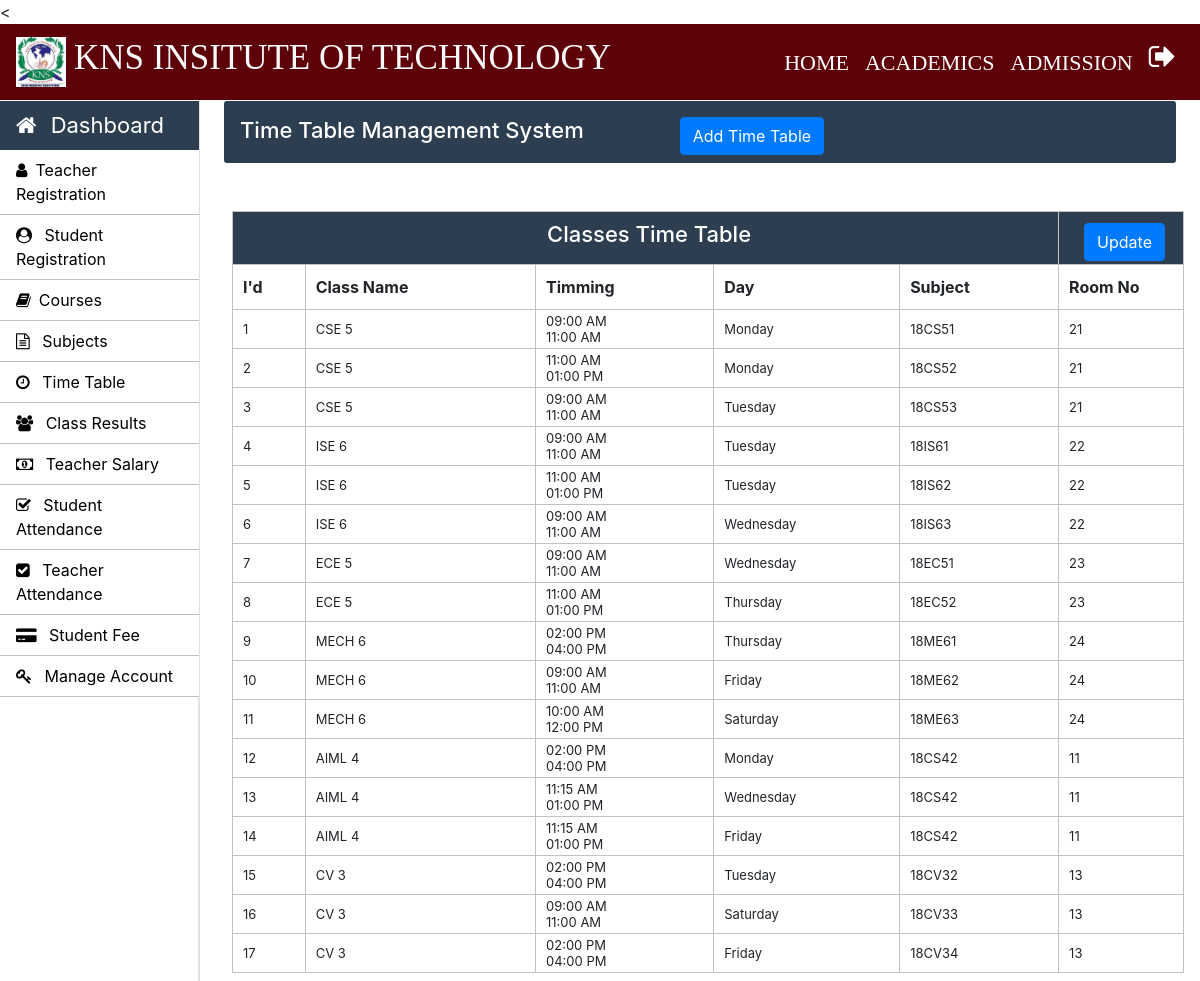
The page /Admin/time-table.php (signed in) on the database its author committed.
### tables this page shows
CREATE TABLE `time_table` (
  `id` int(11) NOT NULL,
  `course_code` varchar(10) NOT NULL,
  `semester` int(11) NOT NULL,
  `timing_from` varchar(10) NOT NULL,
  `timing_to` varchar(10) NOT NULL,
  `day` varchar(20) NOT NULL,
  `subject_code` varchar(20) NOT NULL,
  `room_no` int(11) NOT NULL
);

CREATE TABLE `weekdays` (
  `day_id` int(11) NOT NULL,
  `day_name` varchar(15) NOT NULL
);

### Admin/time-table.php (the view, shortened to what this page needs)
<?php
		require_once "../connection/connection.php";
	?>
<!doctype html>
<html lang="en">
	<head>
	</head>
	<body>
		<?php include('../common/common-header.php') ?>
		<?php include('../common/admin-sidebar.php') ?>
		<main role="main" class="col-xl-10 col-lg-9 col-md-8 ml-sm-auto px-md-4 mb-2 w-100">
			<div class="sub-main">
				<div class="text-center d-flex flex-wrap flex-md-nowrap pt-3 pb-2 mb-3 text-white admin-dashboard pl-3">
					<div class="d-flex">
						<h4 class="mr-5">Time Table Management System </h4>
						<button type="button" class="btn btn-primary ml-5" data-toggle="modal" data-target=".bd-example-modal-lg">Add Time Table</button>
					</div>
				</div>
				<div class="row">
					<div class="col-md-12 ml-2">
						<section class=" mt-3">
							<div class="row">
								<div class="col-md-8"></div>
								<div class="col-md-3 ml-5 ">
									<div class="col-md-12 pt-3 ml-5">
									</div>
								</div>
							</div>
							<div class="row">
								<div class="col-md-12">
									<table class="w-100 table-elements table-three-tr" cellpadding="3">
										<tr class="table-tr-head table-three text-white">
											<td colspan="5" class="text-center text-white"><h4>Classes Time Table</h4></td>
											<td width="10" >
											<div class="row">
												<div class="col-md-12">
													<div class="col-md-1 mt-2"><button type="button" class="btn btn-primary" data-toggle="modal" data-target=".bd-example-modal-lg1">Update</button>
													</div>
												</div>
											</td>
										</tr>
										<tr class="table-tr-head">
											<th>I'd</th>
											<th>Class Name</th>
											<th>Timming</th>
											<th>Day</th>
											<th>Subject</th>
											<th>Room No</th>
										</tr>
										<?php
											$query="select id,course_code,TIME_FORMAT(timing_from,'%h:%i %p') as timing_from,TIME_FORMAT(timing_to,'%h:%i %p') as timing_to,semester,day_name,day_id,day,subject_code,room_no from time_table tt inner join weekdays wd on tt.day=wd.day_id";
											$run=mysqli_query($con,$query);
											while($row=mysqli_fetch_array($run)) {
												echo "<tr>";
												echo "<td>".$row["id"]."</td>";
												echo "<td>".$row["course_code"]." ".$row["semester"]."</td>";
												echo "<td>" .$row["timing_from"]."<br>".$row["timing_to"]."</td>";
												echo "<td>".$row["day_name"]."</td>";
												echo "<td>".$row["subject_code"]."</td>";
												echo "<td>".$row["room_no"]."</td>";
												echo "</tr>";
											}
										?>
									</table>
								</div>
							</div>
						</section>
					</div>
				</div>
			</div>
		</main>
	</body>
</html>

### Css/style.css (style rules this page uses)
h4 { font-size: 22px; }
.admin-dashboard { margin-top: 1px !important; background: #2c3e50 !important; border-radius: 3px; }
.table-elements tr, td, th { font-size: 13px; border: 1px solid rgb(194, 193, 193); padding-left: 10px !important; }
.table-three { background: #2c3e50 !important; }
.table-tr-head { height: 45px !important; padding: 10px !important; margin-top: 5px !important; }
.table-font-for-transcript td, th { font-size: 16px !important; }

### rows shown on the page
time_table: id "1", course_code "CSE", semester "5", timing_from "09:00 AM", timing_to "11:00 AM", weekdays.day_name "Monday", subject_code "18CS51", room_no "21"
time_table: id "2", course_code "CSE", semester "5", timing_from "11:00 AM", timing_to "01:00 PM", weekdays.day_name "Monday", subject_code "18CS52", room_no "21"
time_table: id "3", course_code "CSE", semester "5", timing_from "09:00 AM", timing_to "11:00 AM", weekdays.day_name "Tuesday", subject_code "18CS53", room_no "21"
time_table: id "4", course_code "ISE", semester "6", timing_from "09:00 AM", timing_to "11:00 AM", weekdays.day_name "Tuesday", subject_code "18IS61", room_no "22"
time_table: id "5", course_code "ISE", semester "6", timing_from "11:00 AM", timing_to "01:00 PM", weekdays.day_name "Tuesday", subject_code "18IS62", room_no "22"
time_table: id "6", course_code "ISE", semester "6", timing_from "09:00 AM", timing_to "11:00 AM", weekdays.day_name "Wednesday", subject_code "18IS63", room_no "22"
time_table: id "7", course_code "ECE", semester "5", timing_from "09:00 AM", timing_to "11:00 AM", weekdays.day_name "Wednesday", subject_code "18EC51", room_no "23"
time_table: id "8", course_code "ECE", semester "5", timing_from "11:00 AM", timing_to "01:00 PM", weekdays.day_name "Thursday", subject_code "18EC52", room_no "23"
time_table: id "9", course_code "MECH", semester "6", timing_from "02:00 PM", timing_to "04:00 PM", weekdays.day_name "Thursday", subject_code "18ME61", room_no "24"
time_table: id "10", course_code "MECH", semester "6", timing_from "09:00 AM", timing_to "11:00 AM", weekdays.day_name "Friday", subject_code "18ME62", room_no "24"
time_table: id "11", course_code "MECH", semester "6", timing_from "10:00 AM", timing_to "12:00 PM", weekdays.day_name "Saturday", subject_code "18ME63", room_no "24"
time_table: id "12", course_code "AIML", semester "4", timing_from "02:00 PM", timing_to "04:00 PM", weekdays.day_name "Monday", subject_code "18CS42", room_no "11"
time_table: id "13", course_code "AIML", semester "4", timing_from "11:15 AM", timing_to "01:00 PM", weekdays.day_name "Wednesday", subject_code "18CS42", room_no "11"
time_table: id "14", course_code "AIML", semester "4", timing_from "11:15 AM", timing_to "01:00 PM", weekdays.day_name "Friday", subject_code "18CS42", room_no "11"
time_table: id "15", course_code "CV", semester "3", timing_from "02:00 PM", timing_to "04:00 PM", weekdays.day_name "Tuesday", subject_code "18CV32", room_no "13"
time_table: id "16", course_code "CV", semester "3", timing_from "09:00 AM", timing_to "11:00 AM", weekdays.day_name "Saturday", subject_code "18CV33", room_no "13"
time_table: id "17", course_code "CV", semester "3", timing_from "02:00 PM", timing_to "04:00 PM", weekdays.day_name "Friday", subject_code "18CV34", room_no "13"
